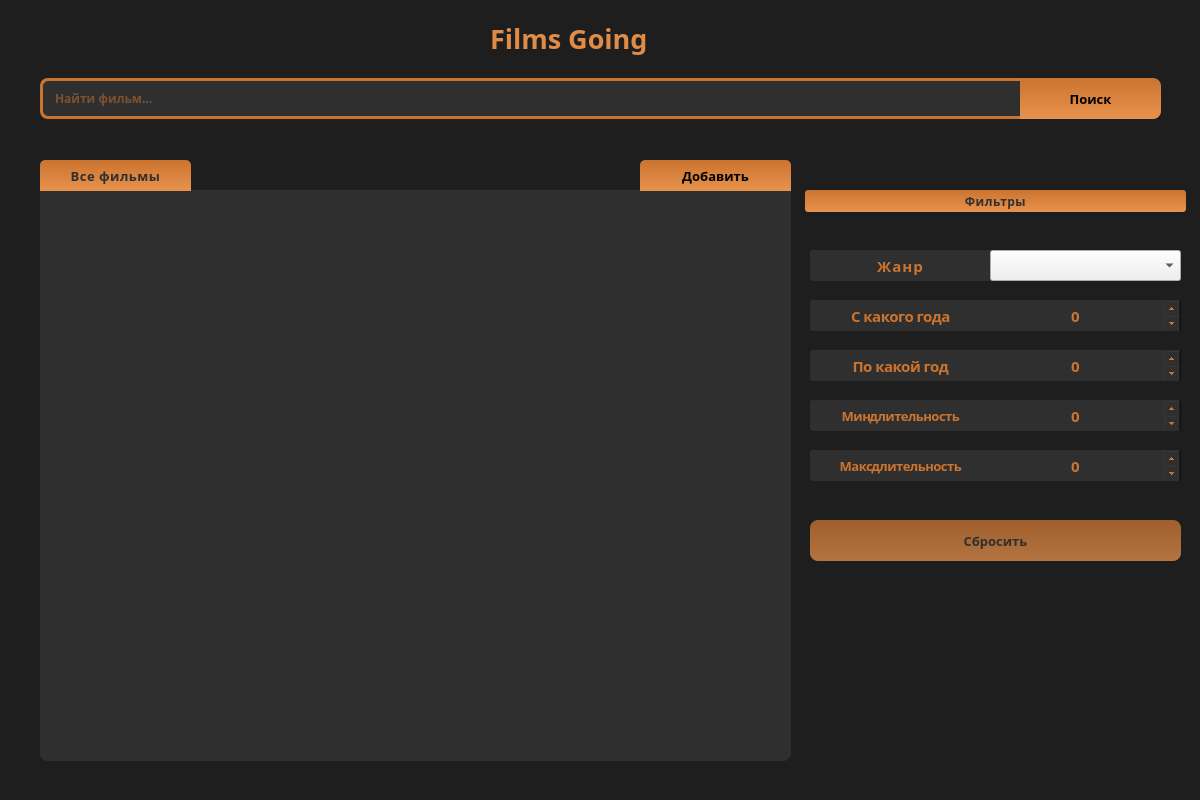
<?xml version="1.0" encoding="UTF-8"?>
<ui version="4.0">
 <class>MainPage</class>
 <widget class="QMainWindow" name="MainPage">
  <property name="enabled">
   <bool>true</bool>
  </property>
  <property name="geometry">
   <rect>
    <x>0</x>
    <y>0</y>
    <width>1200</width>
    <height>800</height>
   </rect>
  </property>
  <property name="sizePolicy">
   <sizepolicy hsizetype="Fixed" vsizetype="Fixed">
    <horstretch>0</horstretch>
    <verstretch>0</verstretch>
   </sizepolicy>
  </property>
  <property name="minimumSize">
   <size>
    <width>1200</width>
    <height>800</height>
   </size>
  </property>
  <property name="maximumSize">
   <size>
    <width>1200</width>
    <height>800</height>
   </size>
  </property>
  <property name="font">
   <font>
    <family>Cascadia Code</family>
   </font>
  </property>
  <property name="windowTitle">
   <string>Films Going</string>
  </property>
  <property name="styleSheet">
   <string notr="true"/>
  </property>
  <widget class="QWidget" name="centralwidget">
   <property name="styleSheet">
    <string notr="true">QWidget#centralwidget {background-color: rgb(30, 30, 30);}</string>
   </property>
   <widget class="QLabel" name="app_name">
    <property name="geometry">
     <rect>
      <x>490</x>
      <y>20</y>
      <width>202</width>
      <height>36</height>
     </rect>
    </property>
    <property name="font">
     <font>
      <family>Algerian</family>
      <pointsize>20</pointsize>
      <weight>75</weight>
      <italic>false</italic>
      <bold>true</bold>
     </font>
    </property>
    <property name="styleSheet">
     <string notr="true">QLabel#app_name {
	background-color: transparent;
	color: rgb(224, 139, 70);
}</string>
    </property>
    <property name="text">
     <string>Films Going</string>
    </property>
   </widget>
   <widget class="QListWidget" name="films_list">
    <property name="geometry">
     <rect>
      <x>40</x>
      <y>190</y>
      <width>751</width>
      <height>571</height>
     </rect>
    </property>
    <property name="font">
     <font>
      <family>Cascadia Code</family>
      <pointsize>10</pointsize>
      <weight>75</weight>
      <bold>true</bold>
     </font>
    </property>
    <property name="cursor" stdset="0">
     <cursorShape>ArrowCursor</cursorShape>
    </property>
    <property name="styleSheet">
     <string notr="true">QListWidget#films_list {
	border: 0;
	background-color: rgb(47, 47, 47);
	color: rgb(203, 116, 47);
	border-bottom-right-radius: 8px;
	border-bottom-left-radius: 8px;
	letter-spacing: 0.17px;
	padding: 10px;
	outline: 0;
}

QListWidget#films_list::item {
	border-radius: 4px;
	padding-left: 5px;
	padding-right: 5px;
	padding-top: 3px;
	padding-bottom: 3px;
}

QListWidget#films_list::item:hover {background-color: rgb(30, 30, 30);}
QListWidget#films_list::item:selected {color: rgb(224, 139, 70);}

</string>
    </property>
    <property name="frameShape">
     <enum>QFrame::Box</enum>
    </property>
    <property name="verticalScrollBarPolicy">
     <enum>Qt::ScrollBarAsNeeded</enum>
    </property>
    <property name="horizontalScrollBarPolicy">
     <enum>Qt::ScrollBarAlwaysOff</enum>
    </property>
    <property name="selectionMode">
     <enum>QAbstractItemView::SingleSelection</enum>
    </property>
   </widget>
   <widget class="QLineEdit" name="search_film">
    <property name="geometry">
     <rect>
      <x>40</x>
      <y>78</y>
      <width>981</width>
      <height>41</height>
     </rect>
    </property>
    <property name="font">
     <font>
      <family>Cascadia Code</family>
      <pointsize>9</pointsize>
      <weight>75</weight>
      <bold>true</bold>
     </font>
    </property>
    <property name="styleSheet">
     <string notr="true">QLineEdit#search_film {
background-color: rgb(47, 47, 47);
color: rgb(203, 116, 47);
selection-background-color: rgb(203, 116, 47);
selection-color: rgb(47, 47, 47);
border-top-left-radius: 8px;
border-bottom-left-radius: 8px;
padding-left: 10px;
padding-right: 10px;
border: 3px solid rgb(203, 116, 47);
border-right-width: 0;
}</string>
    </property>
    <property name="frame">
     <bool>true</bool>
    </property>
    <property name="echoMode">
     <enum>QLineEdit::Normal</enum>
    </property>
    <property name="cursorPosition">
     <number>0</number>
    </property>
    <property name="alignment">
     <set>Qt::AlignLeading|Qt::AlignLeft|Qt::AlignVCenter</set>
    </property>
    <property name="placeholderText">
     <string>Найти фильм...</string>
    </property>
   </widget>
   <widget class="QPushButton" name="search_button">
    <property name="geometry">
     <rect>
      <x>1020</x>
      <y>78</y>
      <width>141</width>
      <height>41</height>
     </rect>
    </property>
    <property name="font">
     <font>
      <family>Cascadia Code</family>
      <pointsize>10</pointsize>
      <weight>75</weight>
      <bold>true</bold>
      <stylestrategy>PreferDefault</stylestrategy>
     </font>
    </property>
    <property name="cursor">
     <cursorShape>PointingHandCursor</cursorShape>
    </property>
    <property name="styleSheet">
     <string notr="true">QPushButton#search_button {
background-color: qlineargradient(spread:pad, x1:0.5, y1:0, x2:0.5, y2:1, stop:0 rgba(203, 116, 47, 255), stop:1 rgba(231, 146, 78, 255));
color: rgb(0,0,0);
border: 0;
border-top-right-radius: 8px;
border-bottom-right-radius: 8px;}

QPushButton#search_button:pressed {border: 1px solid rgb(47, 47, 47);}</string>
    </property>
    <property name="text">
     <string>Поиск</string>
    </property>
   </widget>
   <widget class="QLabel" name="film_label">
    <property name="geometry">
     <rect>
      <x>40</x>
      <y>160</y>
      <width>151</width>
      <height>31</height>
     </rect>
    </property>
    <property name="font">
     <font>
      <family>Cascadia Code</family>
      <pointsize>10</pointsize>
      <weight>75</weight>
      <bold>true</bold>
     </font>
    </property>
    <property name="styleSheet">
     <string notr="true">QLabel#film_label {
background-color: qlineargradient(spread:pad, x1:0.5, y1:0, x2:0.5, y2:1, stop:0 rgba(203, 116, 47, 255), stop:1 rgba(231, 146, 78, 255));
color: rgb(47, 47, 47);
border: 0;
border-top-left-radius: 5px;
border-top-right-radius: 5px;
letter-spacing: 0.5px;
}</string>
    </property>
    <property name="text">
     <string>Все фильмы</string>
    </property>
    <property name="alignment">
     <set>Qt::AlignCenter</set>
    </property>
   </widget>
   <widget class="QLabel" name="filter_label">
    <property name="geometry">
     <rect>
      <x>805</x>
      <y>190</y>
      <width>381</width>
      <height>22</height>
     </rect>
    </property>
    <property name="font">
     <font>
      <family>Cascadia Code</family>
      <pointsize>9</pointsize>
      <weight>75</weight>
      <bold>true</bold>
     </font>
    </property>
    <property name="styleSheet">
     <string notr="true">QLabel#filter_label {
background-color: qlineargradient(spread:pad, x1:0.5, y1:0, x2:0.5, y2:1, stop:0 rgba(203, 116, 47, 255), stop:1 rgba(231, 146, 78, 255));
color: rgb(47, 47, 47);
border: 0;
border-radius: 3px;
letter-spacing: 0.5px;
}</string>
    </property>
    <property name="text">
     <string>Фильтры</string>
    </property>
    <property name="alignment">
     <set>Qt::AlignCenter</set>
    </property>
   </widget>
   <widget class="QLabel" name="genre_label">
    <property name="geometry">
     <rect>
      <x>810</x>
      <y>250</y>
      <width>181</width>
      <height>31</height>
     </rect>
    </property>
    <property name="font">
     <font>
      <family>Cascadia Code</family>
      <pointsize>11</pointsize>
      <weight>75</weight>
      <bold>true</bold>
     </font>
    </property>
    <property name="styleSheet">
     <string notr="true">QLabel#genre_label {
background-color: rgb(47, 47, 47);
color: rgb(203, 116, 47);
border: 0;
border-top-left-radius: 3px;
border-bottom-left-radius: 3px;
letter-spacing: 1px;
padding-left: 0px;
}</string>
    </property>
    <property name="text">
     <string>Жанр</string>
    </property>
    <property name="alignment">
     <set>Qt::AlignCenter</set>
    </property>
    <property name="margin">
     <number>0</number>
    </property>
   </widget>
   <widget class="QLabel" name="start_year_label">
    <property name="geometry">
     <rect>
      <x>810</x>
      <y>300</y>
      <width>181</width>
      <height>31</height>
     </rect>
    </property>
    <property name="font">
     <font>
      <family>Cascadia Code</family>
      <pointsize>11</pointsize>
      <weight>75</weight>
      <bold>true</bold>
     </font>
    </property>
    <property name="styleSheet">
     <string notr="true">QLabel#start_year_label {
background-color: rgb(47, 47, 47);
color: rgb(203, 116, 47);
border: 0;
border-top-left-radius: 3px;
border-bottom-left-radius: 3px;
letter-spacing: -0.5px;
}
</string>
    </property>
    <property name="text">
     <string>С какого года</string>
    </property>
    <property name="alignment">
     <set>Qt::AlignCenter</set>
    </property>
   </widget>
   <widget class="QComboBox" name="genre_box">
    <property name="geometry">
     <rect>
      <x>990</x>
      <y>250</y>
      <width>191</width>
      <height>31</height>
     </rect>
    </property>
    <property name="font">
     <font>
      <family>Cascadia Code</family>
      <pointsize>11</pointsize>
      <weight>75</weight>
      <bold>true</bold>
     </font>
    </property>
    <property name="cursor">
     <cursorShape>ArrowCursor</cursorShape>
    </property>
    <property name="styleSheet">
     <string notr="true"/>
    </property>
    <property name="currentText">
     <string notr="true"/>
    </property>
    <property name="currentIndex">
     <number>-1</number>
    </property>
   </widget>
   <widget class="QSpinBox" name="start_year_spin">
    <property name="geometry">
     <rect>
      <x>990</x>
      <y>300</y>
      <width>191</width>
      <height>31</height>
     </rect>
    </property>
    <property name="font">
     <font>
      <family>Cascadia Code</family>
      <pointsize>11</pointsize>
      <weight>75</weight>
      <bold>true</bold>
     </font>
    </property>
    <property name="styleSheet">
     <string notr="true">QSpinBox#start_year_spin {
background-color: rgb(47, 47, 47);
color: rgb(203, 116, 47);
selection-background-color: rgb(203, 116, 47);
selection-color: rgb(47, 47, 47);
border: 0;
border-top-right-radius: 3px;
border-bottom-right-radius: 3px;
letter-spacing: 0.2px;
padding-left: 5px;
padding-right: 5px;
}

QSpinBox#start_year_spin::down-button {
	top: 2px;
	height: 18px;
	width: 18px;
}

QSpinBox#start_year_spin::up-button {
	height: 18px;
	width: 18px;
}
</string>
    </property>
    <property name="alignment">
     <set>Qt::AlignCenter</set>
    </property>
   </widget>
   <widget class="QPushButton" name="reset_filter_button">
    <property name="enabled">
     <bool>false</bool>
    </property>
    <property name="geometry">
     <rect>
      <x>810</x>
      <y>520</y>
      <width>371</width>
      <height>41</height>
     </rect>
    </property>
    <property name="sizePolicy">
     <sizepolicy hsizetype="Minimum" vsizetype="Fixed">
      <horstretch>0</horstretch>
      <verstretch>0</verstretch>
     </sizepolicy>
    </property>
    <property name="font">
     <font>
      <family>Cascadia Code</family>
      <pointsize>10</pointsize>
      <weight>75</weight>
      <bold>true</bold>
      <stylestrategy>PreferDefault</stylestrategy>
     </font>
    </property>
    <property name="cursor">
     <cursorShape>PointingHandCursor</cursorShape>
    </property>
    <property name="styleSheet">
     <string notr="true">QPushButton#reset_filter_button {
background-color: qlineargradient(spread:pad, x1:0.5, y1:0, x2:0.5, y2:1, stop:0 rgba(203, 116, 47, 255), stop:1 rgba(231, 146, 78, 255));
color: rgb(0,0,0);
border: 0;
border-radius: 8px;
}

QPushButton#reset_filter_button:pressed {border: 1px solid rgb(47, 47, 47);}
QPushButton#reset_filter_button:disabled {
	background-color: qlineargradient(spread:pad, x1:0.5, y1:0, x2:0.5, y2:1, stop:0 rgba(203, 116, 47, 190), stop:1 rgba(231, 146, 78, 190));
	color: rgb(47, 47, 47);
}</string>
    </property>
    <property name="text">
     <string>Сбросить</string>
    </property>
    <property name="iconSize">
     <size>
      <width>20</width>
      <height>20</height>
     </size>
    </property>
    <property name="checkable">
     <bool>false</bool>
    </property>
    <property name="checked">
     <bool>false</bool>
    </property>
    <property name="flat">
     <bool>false</bool>
    </property>
   </widget>
   <widget class="QSpinBox" name="end_year_spin">
    <property name="geometry">
     <rect>
      <x>990</x>
      <y>350</y>
      <width>191</width>
      <height>31</height>
     </rect>
    </property>
    <property name="font">
     <font>
      <family>Cascadia Code</family>
      <pointsize>11</pointsize>
      <weight>75</weight>
      <bold>true</bold>
     </font>
    </property>
    <property name="styleSheet">
     <string notr="true">QSpinBox#end_year_spin {
background-color: rgb(47, 47, 47);
color: rgb(203, 116, 47);
selection-background-color: rgb(203, 116, 47);
selection-color: rgb(47, 47, 47);
border: 0;
border-top-right-radius: 3px;
border-bottom-right-radius: 3px;
letter-spacing: 0.2px;
padding-left: 5px;
padding-right: 5px;
}

QSpinBox#end_year_spin::down-button {
	top: 2px;
	height: 18px;
	width: 18px;
}

QSpinBox#end_year_spin::up-button {
	height: 18px;
	width: 18px;
}</string>
    </property>
    <property name="alignment">
     <set>Qt::AlignCenter</set>
    </property>
   </widget>
   <widget class="QLabel" name="end_year_label">
    <property name="geometry">
     <rect>
      <x>810</x>
      <y>350</y>
      <width>181</width>
      <height>31</height>
     </rect>
    </property>
    <property name="font">
     <font>
      <family>Cascadia Code</family>
      <pointsize>11</pointsize>
      <weight>75</weight>
      <bold>true</bold>
     </font>
    </property>
    <property name="styleSheet">
     <string notr="true">QLabel#end_year_label {
background-color: rgb(47, 47, 47);
color: rgb(203, 116, 47);
border: 0;
border-top-left-radius: 3px;
border-bottom-left-radius: 3px;
letter-spacing: -0.5px;
}
</string>
    </property>
    <property name="text">
     <string>По какой год</string>
    </property>
    <property name="alignment">
     <set>Qt::AlignCenter</set>
    </property>
   </widget>
   <widget class="QLabel" name="min_duration_label">
    <property name="geometry">
     <rect>
      <x>810</x>
      <y>400</y>
      <width>181</width>
      <height>31</height>
     </rect>
    </property>
    <property name="font">
     <font>
      <family>Cascadia Code</family>
      <pointsize>10</pointsize>
      <weight>75</weight>
      <bold>true</bold>
     </font>
    </property>
    <property name="styleSheet">
     <string notr="true">QLabel#min_duration_label {
background-color: rgb(47, 47, 47);
color: rgb(203, 116, 47);
border: 0;
border-top-left-radius: 3px;
border-bottom-left-radius: 3px;
letter-spacing: -0.5px;
word-spacing: -7px;
}
</string>
    </property>
    <property name="text">
     <string>Мин. длительность</string>
    </property>
    <property name="alignment">
     <set>Qt::AlignCenter</set>
    </property>
   </widget>
   <widget class="QSpinBox" name="min_duration_spin">
    <property name="geometry">
     <rect>
      <x>990</x>
      <y>400</y>
      <width>191</width>
      <height>31</height>
     </rect>
    </property>
    <property name="font">
     <font>
      <family>Cascadia Code</family>
      <pointsize>11</pointsize>
      <weight>75</weight>
      <bold>true</bold>
     </font>
    </property>
    <property name="styleSheet">
     <string notr="true">QSpinBox#min_duration_spin {
background-color: rgb(47, 47, 47);
color: rgb(203, 116, 47);
selection-background-color: rgb(203, 116, 47);
selection-color: rgb(47, 47, 47);
border: 0;
border-top-right-radius: 3px;
border-bottom-right-radius: 3px;
letter-spacing: 0.2px;
padding-left: 5px;
padding-right: 5px;
}

QSpinBox#min_duration_spin::down-button {
	top: 2px;
	height: 18px;
	width: 18px;
}

QSpinBox#min_duration_spin::up-button {
	height: 18px;
	width: 18px;
}</string>
    </property>
    <property name="alignment">
     <set>Qt::AlignCenter</set>
    </property>
   </widget>
   <widget class="QLabel" name="max_duration_label">
    <property name="geometry">
     <rect>
      <x>810</x>
      <y>450</y>
      <width>181</width>
      <height>31</height>
     </rect>
    </property>
    <property name="font">
     <font>
      <family>Cascadia Code</family>
      <pointsize>10</pointsize>
      <weight>75</weight>
      <bold>true</bold>
     </font>
    </property>
    <property name="styleSheet">
     <string notr="true">QLabel#max_duration_label {
background-color: rgb(47, 47, 47);
color: rgb(203, 116, 47);
border: 0;
border-top-left-radius: 3px;
border-bottom-left-radius: 3px;
letter-spacing: -0.5px;
word-spacing: -7px;
}
</string>
    </property>
    <property name="text">
     <string>Макс. длительность</string>
    </property>
    <property name="alignment">
     <set>Qt::AlignCenter</set>
    </property>
   </widget>
   <widget class="QSpinBox" name="max_duration_spin">
    <property name="geometry">
     <rect>
      <x>990</x>
      <y>450</y>
      <width>191</width>
      <height>31</height>
     </rect>
    </property>
    <property name="font">
     <font>
      <family>Cascadia Code</family>
      <pointsize>11</pointsize>
      <weight>75</weight>
      <bold>true</bold>
     </font>
    </property>
    <property name="styleSheet">
     <string notr="true">QSpinBox#max_duration_spin {
background-color: rgb(47, 47, 47);
color: rgb(203, 116, 47);
selection-background-color: rgb(203, 116, 47);
selection-color: rgb(47, 47, 47);
border: 0;
border-top-right-radius: 3px;
border-bottom-right-radius: 3px;
letter-spacing: 0.2px;
padding-left: 5px;
padding-right: 5px;
}

QSpinBox#max_duration_spin::down-button {
	top: 2px;
	height: 18px;
	width: 18px;
}

QSpinBox#max_duration_spin::up-button {
	height: 18px;
	width: 18px;
}</string>
    </property>
    <property name="alignment">
     <set>Qt::AlignCenter</set>
    </property>
   </widget>
   <widget class="QPushButton" name="add_film_button">
    <property name="geometry">
     <rect>
      <x>640</x>
      <y>160</y>
      <width>151</width>
      <height>31</height>
     </rect>
    </property>
    <property name="sizePolicy">
     <sizepolicy hsizetype="Minimum" vsizetype="Fixed">
      <horstretch>0</horstretch>
      <verstretch>0</verstretch>
     </sizepolicy>
    </property>
    <property name="font">
     <font>
      <family>Cascadia Code</family>
      <pointsize>10</pointsize>
      <weight>75</weight>
      <bold>true</bold>
      <stylestrategy>PreferDefault</stylestrategy>
     </font>
    </property>
    <property name="cursor">
     <cursorShape>PointingHandCursor</cursorShape>
    </property>
    <property name="styleSheet">
     <string notr="true">QPushButton#add_film_button {
background-color: qlineargradient(spread:pad, x1:0.5, y1:0, x2:0.5, y2:1, stop:0 rgba(203, 116, 47, 255), stop:1 rgba(231, 146, 78, 255));
color: rgb(0,0,0);
border: 0;
border-top-left-radius: 5px;
border-top-right-radius: 5px;
}

QPushButton#add_film_button:pressed {border: 1px solid rgb(47, 47, 47);}
</string>
    </property>
    <property name="text">
     <string>Добавить</string>
    </property>
    <property name="iconSize">
     <size>
      <width>20</width>
      <height>20</height>
     </size>
    </property>
    <property name="checkable">
     <bool>false</bool>
    </property>
    <property name="checked">
     <bool>false</bool>
    </property>
    <property name="flat">
     <bool>false</bool>
    </property>
   </widget>
  </widget>
 </widget>
 <resources/>
 <connections/>
</ui>
